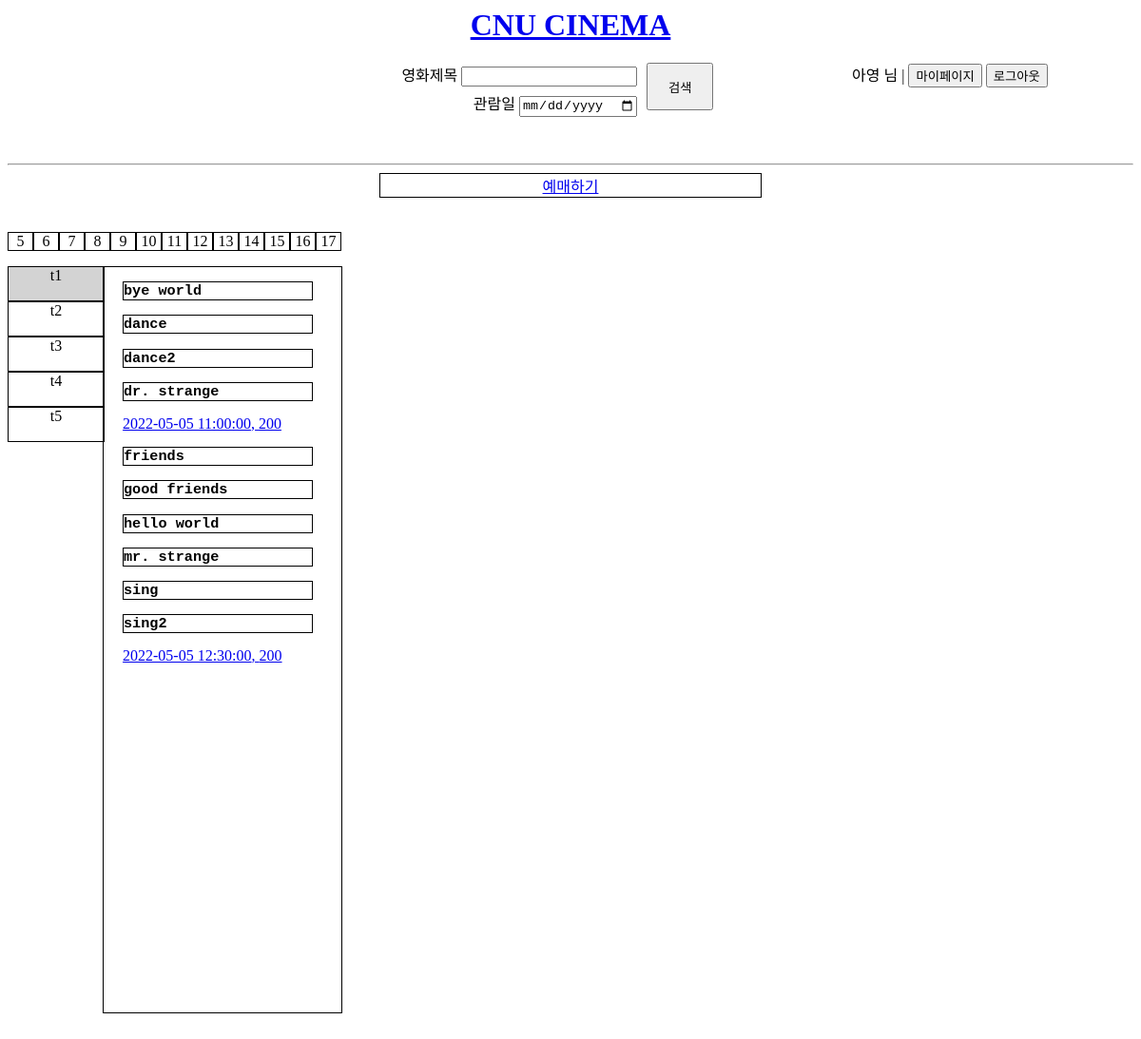
The page /schedule.php?date=2022-05-05 (signed in) on the database its author committed.
### tables this page shows
CREATE TABLE Customer 
	(
	cid INTEGER NOT NULL,
	name TEXT,
	password TEXT NOT NULL,
	email TEXT,
	birth_date DATE,
	sex TEXT,
    CONSTRAINT Customer_PK PRIMARY KEY(cid)
	);

CREATE TABLE Movie 
	(
	mid TEXT NOT NULL,
	title TEXT,
	open_day TEXT,
	director TEXT,
	rating TEXT CHECK(rating IN ('ALL','12','15','18')),
	length INTEGER,
    CONSTRAINT Movie_PK PRIMARY KEY(mid)
	);

### conn.php (called while the page is built, shortened)
<?php
    if(isset($_SESSION["ID"])){
        $conn = TRUE;
    }
    function getTheaterScheduleR($db, $tname, $movie, $date){
        $q = $db->query("SELECT theater.tname, schedule.sid, schedule.sdatetime, theater.seats
                            FROM schedule, theater, movie
                            WHERE (schedule.tname=theater.tname AND theater.tname='$tname')
                            AND (schedule.mid=movie.mid AND movie.title='$movie')
                            AND (DATE(schedule.sdatetime)=DATE('$date'));"
                        );
        $results = $q->fetchAll(PDO::FETCH_ASSOC);
        return $results;
    }
?>

### schedule.php (the view, shortened to what this page needs)
<?php
    include ('conn.php');
    $date = $_GET["date"];
?>
<html lang="en">
<head>
    <link rel="stylesheet" href="css/index.css">
</head>
<body>
    <div class="header">
        <h1 id="title"><a href="/index.php">CNU CINEMA</a></h1>
        <div class="div1"></div>
        <div class="div2" id="search">
            <form action="search.php" method="get" id="formform" name="search" onsubmit="return blankSearch();">
                <div id="in">
                    <li>영화제목 <input type="text" id="search" name="movie_title"></li>
                    <li>관람일 <input type="date" name="s_date"></li>
                </div>
                <div id="s">
                    <input type="submit" value="검색">
                </div>
            </form>
        </div>
        <?php
            if($conn){
                $email = $_SESSION["ID"];
                $pw = $_SESSION["PWD"];
                $q=$db->query("SELECT name FROM customer WHERE email='$email' and password='$pw';");
                $results = $q->fetchAll(PDO::FETCH_ASSOC);
                $name = $results[0]["name"];
                echo "<div>$name 님 | <button onclick='location.href=\"mypage.php\"'>마이페이지</button>
                                    <button onclick='location.href=\"signout.php\"'>로그아웃</button></div>";
        ?>
        <?php
            }
        ?>
    </div><br><br>
    <div>
        <hr>
    </div>
    <ul>
        <li class="bar"><a href="schedule.php?date=2022-05-05">예매하기</a>
    </ul><br><br>
    <div>
        <ul class="date_select">
            <li class="date">5</li>
            <li class="date">6</li>
            <li class="date">7</li>
            <li class="date">8</li>
            <li class="date">9</li>
            <li class="date">10</li>
            <li class="date">11</li>
            <li class="date">12</li>
            <li class="date">13</li>
            <li class="date">14</li>
            <li class="date">15</li>
            <li class="date">16</li>
            <li class="date">17</li>
        </ul>
    </div>
    <br><br>
    <div class="tname">
        <ul>
            <li class="t" id="t1box" onclick="show('t1', event)">t1</li>
            <li class="t" id="t2box" onclick="show('t2', event)">t2</li>
            <li class="t" id="t3box" onclick="show('t3', event)">t3</li>
            <li class="t" id="t4box" onclick="show('t4', event)">t4</li>
            <li class="t" id="t5box" onclick="show('t5', event)">t5</li>
        </ul>
    </div>
    <div class="sche_box">
        <div class="schedule" id="t1">
            <?php
                $results = $db->query("SELECT title FROM movie ORDER BY title;");
                foreach($results as $title){
                    $t = $title["title"];
                    echo "<h3>$t</h3>";
                    echo "<ul class='t1movie_sche$t'>";
                    $t1_sche = getTheaterScheduleR($db, "t1", $t, $date);
                    foreach($t1_sche as $row){
                        $sche = $row["sdatetime"];
                        $seats = $row["seats"];
                        $sid = $row["sid"];
                        echo "<li class='sche$t'><a href='booking.php?theater=t2&title=$t&sche=$sche&sid=$sid'>$sche, $seats</a></li>";
                    }
                    echo "</ul>";
                }
            ?>
        </div>
    </div>
</body>
</html>

### css/index.css (style rules this page uses)
.header { margin-bottom: 3%; }
#title { color: red; text-align: center; }
#search { text-align: center; }
.div1 { float: left; height: 5px; width: 35%; }
.div2 { float: left; width: 40%; margin: auto; }
#in, #s { float: left; }
#in li { text-align: right; margin-bottom: 5px; }
#s input { width: 70px; height: 50px; margin-left: 10px; }
.t { list-style: none; border: 1px; border-style: solid; height: 35px; width: 100px; text-align: center; }
.tname { float: left; height: 100%; width: 100px; padding-left: 0; }
#t1box { background-color: lightgrey; }
.sche_box { float: left; height: 100%; width: 250px; padding-left: 0; margin-bottom: 50px; border: 1px; border-style: solid; }
#t1 { display: block; width: 200px; padding-left: 20px; }
ul { padding: 0; margin: 0; }
.date { list-style: none; float: left; border: 1px; border-style: solid; width: 25px; text-align: center; }
.date_select { width: 100%; }
.bar { list-style: none; border: 1px; border-style: solid; width: 400px; text-align: center; margin: auto; }
.schedule ul li { list-style: none; width: 400px; }
.schedule h3 { border: 1px; border-style: solid; font-family: monospace; }
.div2 li { list-style: none; }

### rows shown on the page
customer: name "아영"
movie: title "bye world"
movie: title "dance"
movie: title "dance2"
movie: title "dr. strange", sche "2022-05-05 11:00:00", seats "200"
movie: title "friends"
movie: title "good friends"
movie: title "hello world"
movie: title "mr. strange"
movie: title "sing"
movie: title "sing2", sche "2022-05-05 12:30:00", seats "200"
